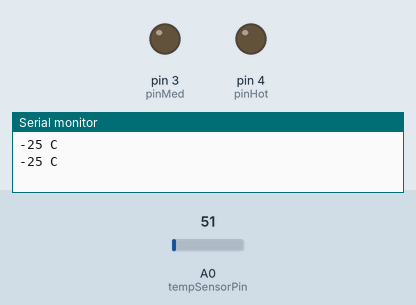
A sketch run on a simulated Arduino Uno, built with avr-gcc and run on an emulated ATmega328P. Parts: output pins drawn as LEDs (lit = HIGH), the last lines printed to the serial monitor. Inputs (shaded band) come from the test bench; at power-on: A0 (tempSensorPin) = 51. Pins used as bus, display or sensor lines are not drawn.

Above: at 1.8 s.
1.9 s: A0 (tempSensorPin) set to 145
3.4 s: A0 (tempSensorPin) set to 153
At 5.1 s:
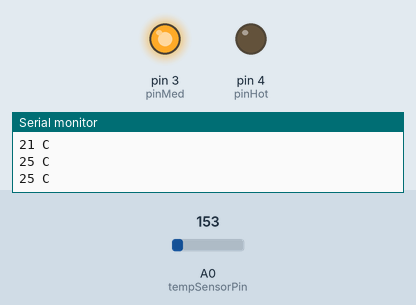
5.5 s: A0 (tempSensorPin) set to 163
At 6.6 s:
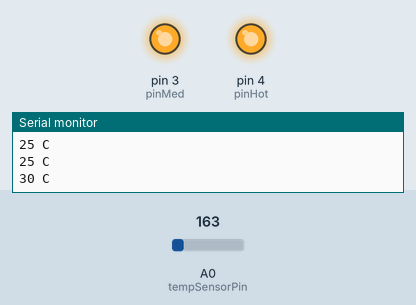
7.5 s: A0 (tempSensorPin) set to 112
At 9.3 s:
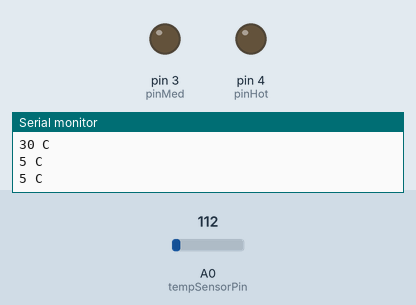
Timing chart, 0 to 10.5 s (numbered marks = the images above; inputs shaded):
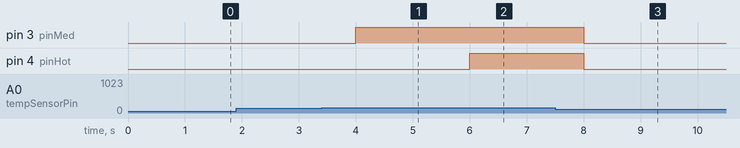

The sketch:

TemperatureSensor.ino
```cpp
int baselineTemp = 0;
int celsius = 0;
int tempSensorPin = A0;
int pinCold = 2;
int pinMed = 3;
int pinHot = 4;

void setup() {
  // put your setup code here, to run once:
  pinMode(tempSensorPin, INPUT);
  Serial.begin(9600);

  pinMode(pinCold, OUTPUT);
  pinMode(pinMed, OUTPUT);
  pinMode(pinHot, OUTPUT);
}

void loop() {
  // set threshold temperature to activate LEDs
  baselineTemp = 20;
  // measure temperature in Celsius
  celsius = map(((analogRead(tempSensorPin) - 20) * 3.04), 0, 1023, -40, 125);
  Serial.print(celsius);
  Serial.println(" C");

   if (celsius < baselineTemp) {
    digitalWrite(pinCold, LOW);
    digitalWrite(pinMed, LOW);
    digitalWrite(pinHot, LOW);
  }
  if (celsius >= baselineTemp && celsius < baselineTemp + 10) {
    digitalWrite(pinCold, HIGH);
    digitalWrite(pinMed, LOW);
    digitalWrite(pinHot, LOW);
  }
  if (celsius >= baselineTemp + 5 && celsius < baselineTemp + 20) {
    digitalWrite(pinCold, HIGH);
    digitalWrite(pinMed, HIGH);
    digitalWrite(pinHot, LOW);
  }
  if (celsius >= baselineTemp + 8 && celsius < baselineTemp + 30) {
    digitalWrite(pinCold, HIGH);
    digitalWrite(pinMed, HIGH);
    digitalWrite(pinHot, HIGH);
  }
  if (celsius >= baselineTemp + 30) {
    digitalWrite(pinCold, HIGH);
    digitalWrite(pinMed, HIGH);
    digitalWrite(pinHot, HIGH);
  }
  delay(1000); // Wait for 1000 millisecond(s)
}
```

Measured:
- the behaviour switches between 152 and 153 on A0 (tempSensorPin) (found by bisection; images 0 and 1)
- after the input at 3.4 s, pin 3 (pinMed): LOW → HIGH after 0.60 s
- after the input at 5.5 s, pin 4 (pinHot): LOW → HIGH after 0.50 s
- after the input at 7.5 s, pin 3 (pinMed), pin 4 (pinHot): HIGH → LOW after 0.50 s
